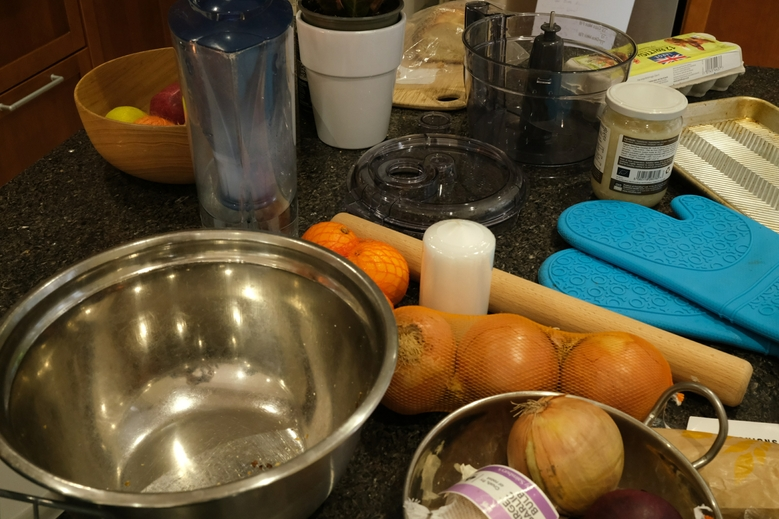
#> input picture mipnerf_counter_images4/00000/3_gt.png, 779 x 519 px, found by its file name
$ python analyze_blur.py   (older library calls are emulated)
#> lines starting #> are read from the running program, lines starting #| are printed output that depends on the picture
import os, numpy as np
from PIL import Image
import cv2

ROOT = r"D:\Thesis\All\mipnerf_counter_images4"
folders = ["00000", "00001", "00002"]

def load(p):
    return np.array(Image.open(p).convert("RGB")).astype(np.float64)

def lap_var(img_gray):
    return cv2.Laplacian(img_gray, cv2.CV_64F).var()

def tenengrad(g):
    gx = cv2.Sobel(g, cv2.CV_64F, 1, 0, ksize=3)
    gy = cv2.Sobel(g, cv2.CV_64F, 0, 1, ksize=3)
    return np.mean(gx**2 + gy**2)

def high_freq_energy(g):
    f = np.fft.fft2(g)
    fshift = np.fft.fftshift(f)
    mag = np.abs(fshift)
    h, w = g.shape
    cy, cx = h//2, w//2
    # mask out low freq (central 1/8 radius)
    Y, X = np.ogrid[:h, :w]
    r = np.sqrt((Y-cy)**2 + (X-cx)**2)
    rmax = np.sqrt(cy**2+cx**2)
    high = mag[r > 0.25*rmax].sum()
    total = mag.sum()
    return high/total

def metrics_pair(pred, gt):
    # pred, gt float64 0-255
    mse = np.mean((pred-gt)**2)
    psnr = 10*np.log10(255**2/mse) if mse>0 else 99
    # SSIM (gray)
    pg = cv2.cvtColor(pred.astype(np.float32), cv2.COLOR_RGB2GRAY)
    gg = cv2.cvtColor(gt.astype(np.float32), cv2.COLOR_RGB2GRAY)
    C1=(0.01*255)**2; C2=(0.03*255)**2
    mu1=cv2.GaussianBlur(pg,(11,11),1.5); mu2=cv2.GaussianBlur(gg,(11,11),1.5)
    mu1s=mu1**2; mu2s=mu2**2; mu12=mu1*mu2
    s1=cv2.GaussianBlur(pg*pg,(11,11),1.5)-mu1s
    s2=cv2.GaussianBlur(gg*gg,(11,11),1.5)-mu2s
    s12=cv2.GaussianBlur(pg*gg,(11,11),1.5)-mu12
    ssim_map=((2*mu12+C1)*(2*s12+C2))/((mu1s+mu2s+C1)*(s1+s2+C2))
    ssim=ssim_map.mean()
    return psnr, ssim

print(f"{'folder':8} {'img':14} {'res':12} {'LapVar':>9} {'Tenengrad':>10} {'HFenergy':>9} {'meanLum':>8} {'PSNR':>6} {'SSIM':>6}")
print("-"*100)

summary = {}
for fld in folders:
    d = os.path.join(ROOT, fld)
    gt = load(os.path.join(d, "3_gt.png"))
    gtg = cv2.cvtColor(gt.astype(np.float32), cv2.COLOR_RGB2GRAY)
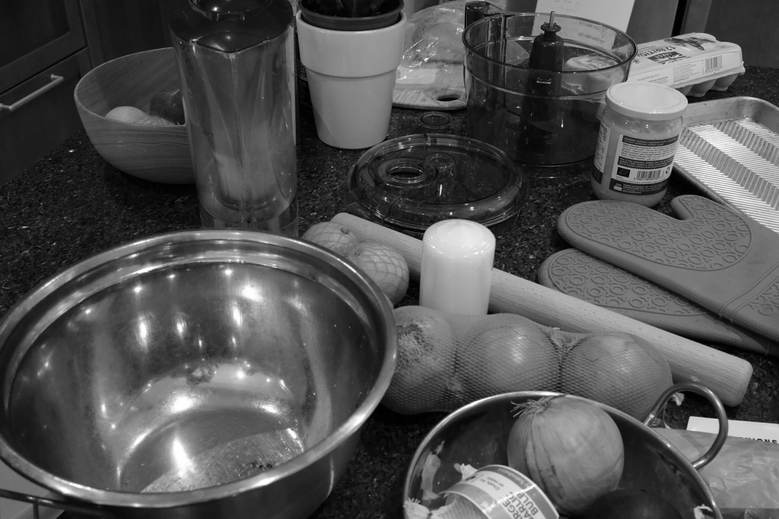
#> gtg: shape (519, 779) float32; min 0.299, max 254.8, mean 83.5
    for name in ["3_gt.png","2_spec_gauss.png","2_fastgs.png","2_composite.png"]:
        p = os.path.join(d, name)
        if not os.path.exists(p): continue
        img = load(p)
        g = cv2.cvtColor(img.astype(np.float32), cv2.COLOR_RGB2GRAY).astype(np.float64)
        lv = lap_var(g)
#> lv = 542.4
        tg = tenengrad(g)
#> in tenengrad, `gx = cv2.Sobel(g, cv2.CV_64F, 1, 0, ksize=3)`:
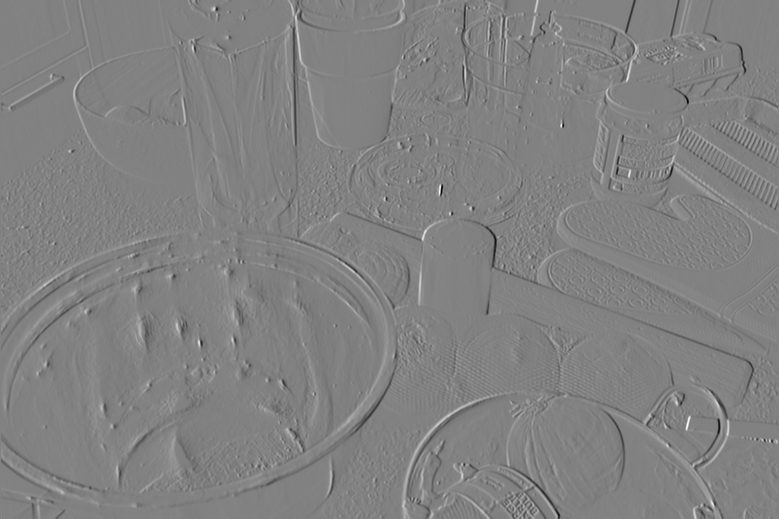
#> gx: shape (519, 779) float64; min -760.4, max 735.3, mean 0.6; drawn with min black and max white
#> in tenengrad, `gy = cv2.Sobel(g, cv2.CV_64F, 0, 1, ksize=3)`:
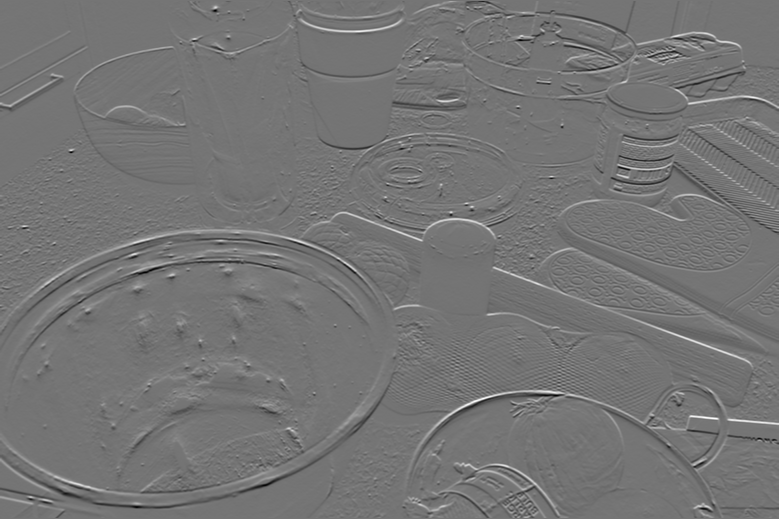
#> gy: shape (519, 779) float64; min -698.9, max 823, mean 0.1; drawn with min black and max white
#> tg = 8324.7
        hf = high_freq_energy(g)
#> in high_freq_energy, `high = mag[r > 0.25*rmax].sum()`: high = 1.34e+09
#> in high_freq_energy, `total = mag.sum()`: total = 2.95e+09
#> hf = 0.456
        lum = img.mean()
#> lum = 78.03
        if name=="3_gt.png":
            psnr,ssim = 0,0
        else:
            psnr,ssim = metrics_pair(img, gt)
        res = f"{img.shape[1]}x{img.shape[0]}"
#> res = '779x519'
        print(f"{fld:8} {name:14} {res:12} {lv:9.1f} {tg:10.1f} {hf:9.4f} {lum:8.2f} {psnr:6.2f} {ssim:6.3f}")
#| 00000    3_gt.png       779x519          542.4     8324.7    0.4558    78.03   0.00  0.000
    print()
